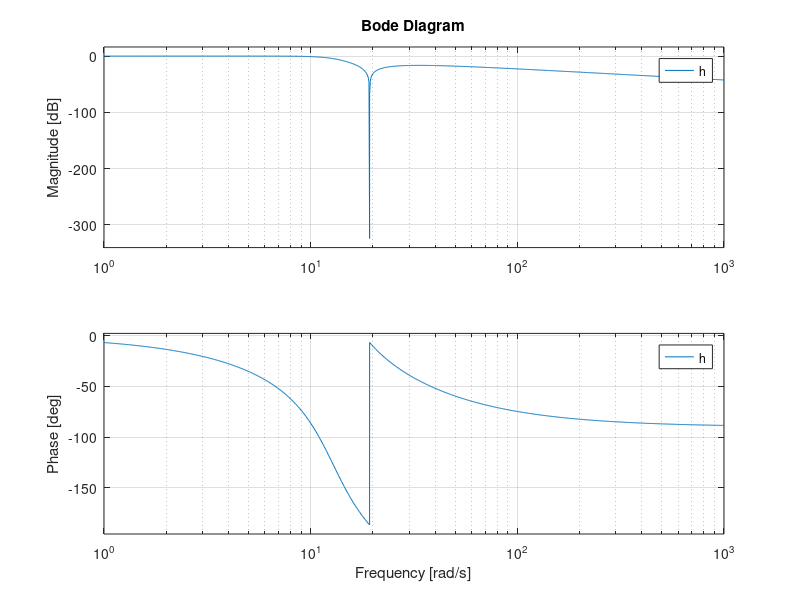

MATLAB code for this plot: (Note: this script raises an error after producing the figure.)
function question1atype2bode
%UNTITLED3 Summary of this function goes here
%   Detailed explanation goes here
 wp = 10;
 ws = 20;
 rp = -1 * mag2db(0.9);
 rs = -1 * mag2db(0.15);
 [N,Wn] = cheb2ord(wp,ws,rp,rs,'s');  % code taken from lecture slide of chapter 5
 [num,den] = cheby2(N,rs,Wn,'s');
 h = tf(num,den)
 bode(h)
 [h,w] = freqs(num,den);
end
